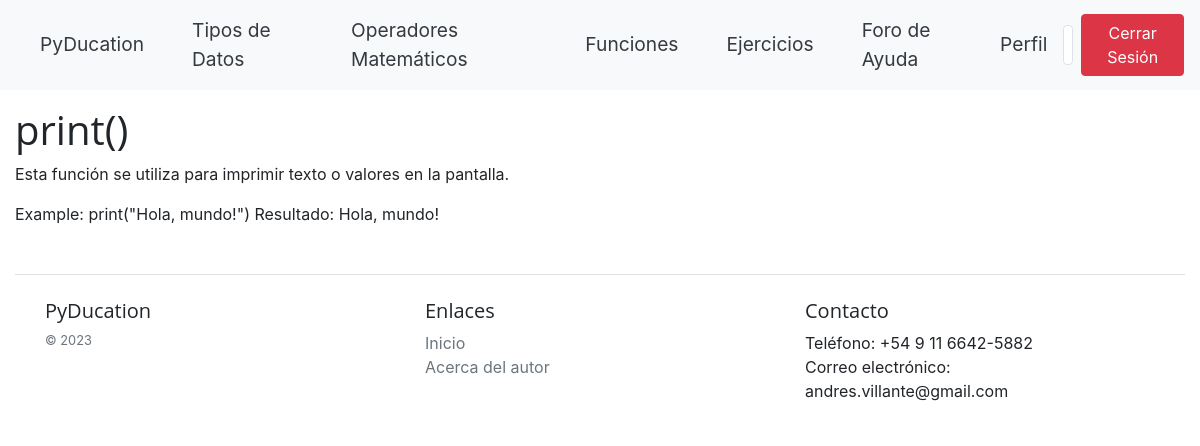
/functions/1/ (signed in), run on the app's committed database.
### blog/models.py (models this page shows)
class Profile(models.Model):
    user = models.OneToOneField(User, on_delete=models.CASCADE)
    full_name = models.CharField(max_length=100)
    nationality = models.CharField(max_length=50)
    bio = models.TextField()
    profile_pic = models.ImageField(upload_to='profile_pics/', default='profile_pics/default_profile_pic.jpg')

class Function(models.Model):
    name = models.CharField(max_length=100)
    description = models.TextField()
    example = models.TextField()
    functions_created_by = models.ForeignKey(
        User,
        on_delete=models.CASCADE,
        related_name='functions_create',
        null=True,
        blank=True,
        default=None,
    )

### blog/views.py (the view)
# urls.py: path('functions/<int:pk>/', FunctionDetailView.as_view(), name='function_detail'),
class FunctionDetailView(DetailView):
    model = Function
    template_name = 'functions/function_detail.html'
    context_object_name = 'function'

### PyDucation/templates/functions/function_detail.html
{% extends 'PyDucation/base.html' %}
{% block content %}
  <h1>{{ function.name }}</h1>
  <p>{{ function.description }}</p>
  <p>Example: {{ function.example }}</p>
{% endblock %}

### PyDucation/templates/PyDucation/base.html (shortened to what this page needs)
{% load static %}
<!DOCTYPE html>
<html lang="en">
    <head>
        <link rel="stylesheet" type="text/css" href="{% static 'css/base.css' %}">
        <link rel="stylesheet" href="https://stackpath.bootstrapcdn.com/bootstrap/4.3.1/css/bootstrap.min.css"
>
        <link rel="stylesheet" href="https://cdnjs.cloudflare.com/ajax/libs/font-awesome/5.15.1/css/all.min.css"
 />
    </head>
    <body>
        <nav class="navbar navbar-expand-lg navbar-light bg-light">
            {% if user.is_authenticated %}
            <a class="nav-link navbar-text text-dark mx-2" href="{% url 'pyducation' %}">PyDucation</a>
            <a class="nav-link navbar-text text-dark mx-2" href="{% url 'data_type_list' %}">Tipos de Datos</a>
            <a class="nav-link navbar-text text-dark mx-2" href="{% url 'math_operator_list' %}">Operadores Matemáticos</a>
            <a class="nav-link navbar-text text-dark mx-2" href="{% url 'function_list' %}">Funciones</a>
            <a class="nav-link navbar-text text-dark mx-2" href="{% url 'exercise_list' %}">Ejercicios</a>
            <a class="nav-link navbar-text text-dark mx-2" href="{% url 'post_list' %}">Foro de Ayuda</a>
            {% else %}
            <a class="nav-link navbar-text text-dark mx-2" href="{% url 'home' %}">PyDucation</a>
            {% endif %}
            <div class="collapse navbar-collapse" id="navbarNav">
              <ul class="navbar-nav ml-auto">
                {% if user.is_authenticated %}
                <li class="nav-item">
                    {% if user.profile %}
                    <div class="d-flex align-items-center">
                        <a class="nav-link navbar-text text-dark" href="{% url 'profile_detail' user.profile.pk %}">Perfil</a>
                        <a class="nav-link" href="{% url 'profile_detail' user.profile.pk %}">
                            <img src="{{ user.profile.profile_pic.url }}" class="img-thumbnail profile-image" style="height: 40px;">
                        </a>
                    </div>
                    {% endif %}
                </li>
                <li class="nav-item">
                  <form action="{% url 'logout' %}" method="post">
                    <div class="text-center">
                      <button type="submit" class="btn btn-danger btn-logout">Cerrar Sesión</button>
                    </div>
                  </form>
                </li>
                {% endif %}
              </ul>
            </div>
          </nav>
        <div class="container-fluid mt-3">
            {% block content %}{% endblock %}
            {% if user.is_authenticated %}
                <footer class="mt-5 pt-4 border-top">
                    <div class="container">
                        <div class="row">
                            <div class="col-12 col-md">
                                <h5>PyDucation</h5>
                                <small class="d-block mb-3 text-muted">&copy; 2023</small>
                            </div>
                            <div class="col-6 col-md">
                                <h5>Enlaces</h5>
                                <ul class="list-unstyled text-small">
                                    <li><a class="text-muted" href="{% url 'pyducation' %}">Inicio</a></li>
                                    <li><a class="text-muted" href="{% url 'about' %}">Acerca del autor</a></li>
                                </ul>
                            </div>
                            <div class="col-6 col-md">
                                <h5>Contacto</h5>
                                <ul class="list-unstyled text-small">
                                    <li>Teléfono: +54 9 11 6642-5882</li>
                                    <li>Correo electrónico: andres.villante@gmail.com</li>
                                </ul>
                            </div>
                        </div>
                    </div>
                </footer>
            {% endif %}
        </div>
    </body>
</html>

### static/css/base.css (style rules this page uses)
.profile-image { display: block; margin: 0 auto; }
.navbar-nav { display: flex; justify-content: center; align-items: center; }
body { font-family: "Helvetica Neue", Helvetica, Arial, sans-serif; color: #333; background-color: #f9f9f9; line-height: 1.5; }
h1, h2, h3, h4, h5, h6 { font-family: "Open Sans", sans-serif; font-weight: 700; line-height: 1.2; margin: 1em 0; }
a { color: #0074d9; text-decoration: none; }
img { max-width: 100%; height: auto; }
.navbar { font-size: 1.2rem; }

### data on the page
Function: name "print()", description "Esta función se utiliza para imprimir texto o valores en la pantalla.", example "print(\"Hola, mundo!\") Resultado: Hola, mundo!"
